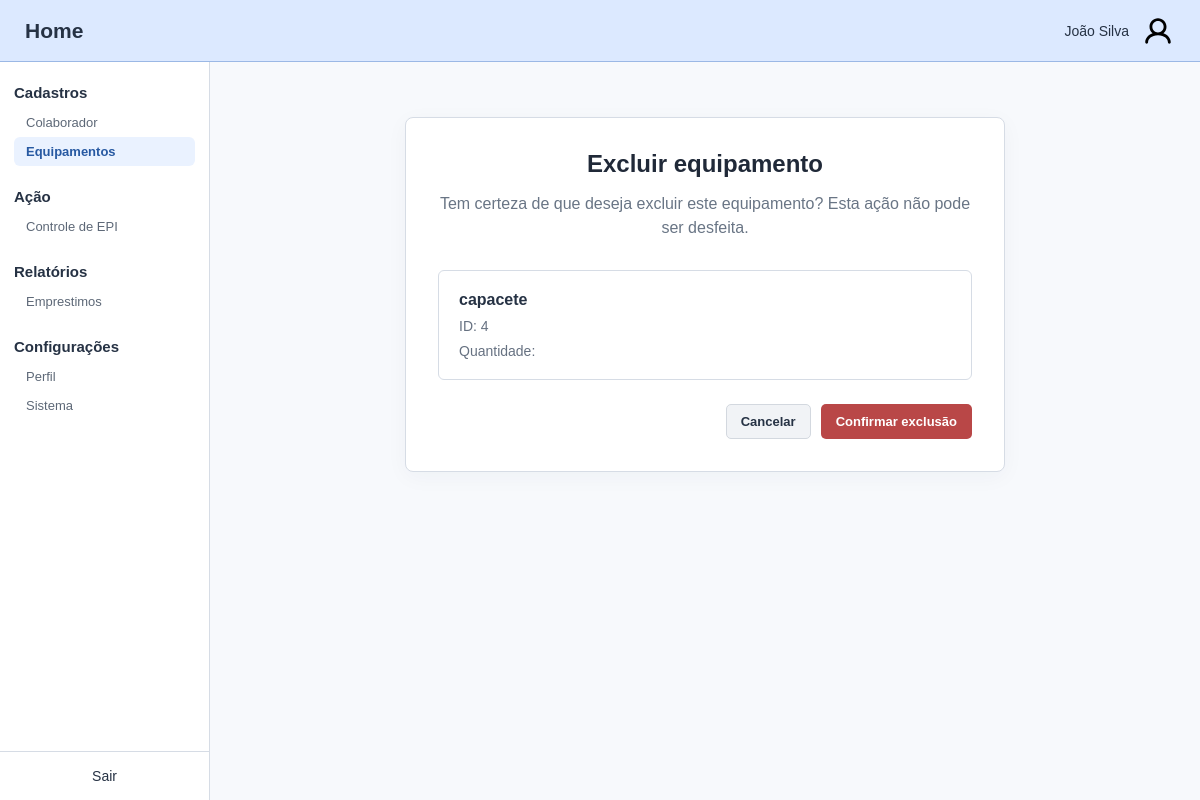
/equipamentos/excluir/4, run on an earlier commit of the app's database.
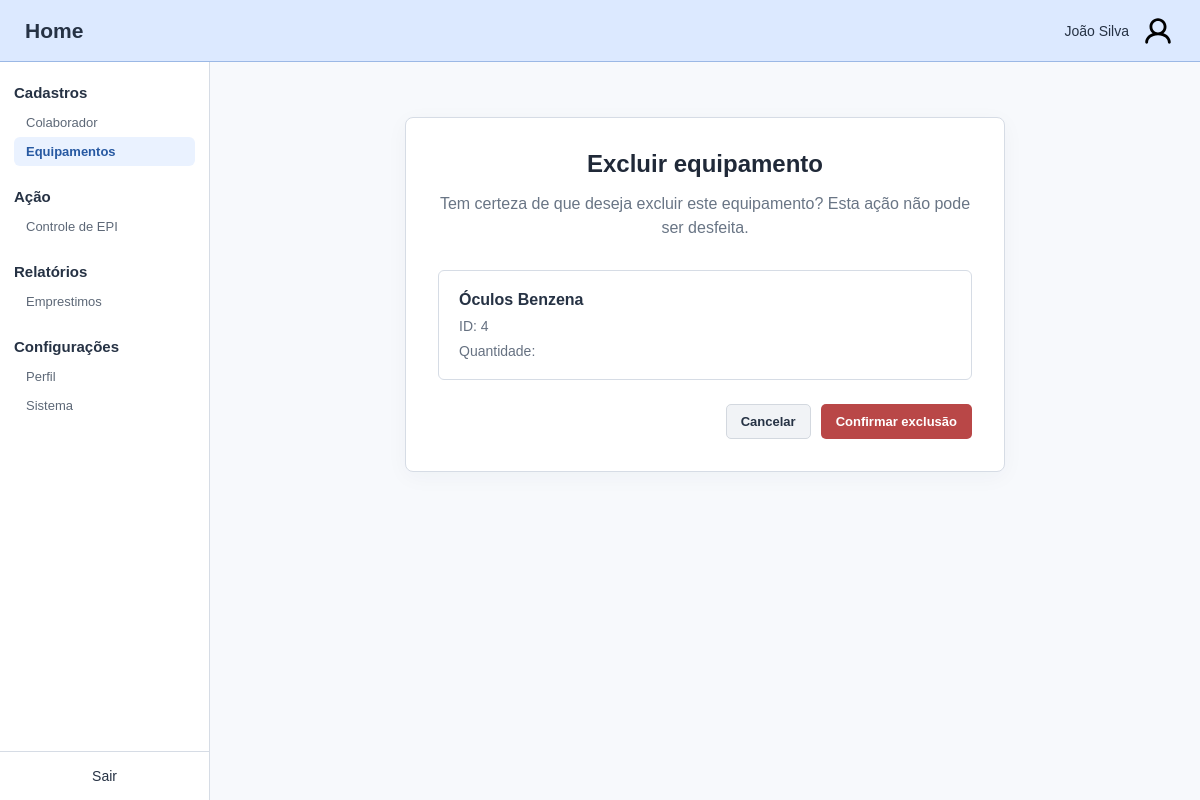
And on a later commit of the database.
### nucleo/models.py (models this page shows, shortened)
class TipoEquipamento(models.Model):
    CATEGORIA_CHOICES = [
         ('CABECA', 'Cabeça'),
         ('FACE','Face'),
         ('AUDITIVO','Auditivo'),
         ('RESPIRATORIO', 'Respiratório'),
         ('TRONCO', 'Tronco'),
         ('MEMBROS_SUPERIORES', 'Membros superiores'),
         ('MEMBROS_INFERIORES', 'Membros inferiores'),
         ('QUEDAS', 'Quedas'),
    ]
    nome = models.CharField(max_length=30, null=False, blank=False)
    descricao = models.CharField(max_length=100)
    categoria = models.CharField(max_length=30, null=False, choices=CATEGORIA_CHOICES, blank=False)

### nucleo/views.py (the view)
# urls.py: path('equipamentos/excluir/<int:id>', views.excluir_equipamento, name='equipamentos-excluir'),
def excluir_equipamento(req, id):
    equipamento = get_object_or_404(TipoEquipamento, id=id)
    if req.method == 'POST':
        equipamento.delete()
        messages.success(req, "Deletado com sucesso!")
        return redirect('equipamentos-inicial')
    return render(req, 'nucleo/forms/equipamentos/excluir_equipamento.html', {
        'equipamento': equipamento,
    })

### nucleo/templates/nucleo/forms/equipamentos/excluir_equipamento.html (shortened to what this page needs)
{% extends 'nucleo/base.html' %}
{% block content %}
<section class="content-card form-card">
    <h1>Excluir equipamento</h1>
    <p class="description">Tem certeza de que deseja excluir este equipamento? Esta ação não pode ser desfeita.</p>
    <div class="delete-summary"><strong>{{ equipamento.nome }}</strong><span>ID: {{ equipamento.id }}</span><span>Quantidade: {{ equipamento.quantidade }}</span></div>
    <form method="post" action="{% url 'equipamentos-excluir' equipamento.id %}">
        <div class="form-actions"><a class="button button-secondary" href="{% url 'equipamentos-inicial' %}">Cancelar</a><button class="button button-danger" type="submit">Confirmar exclusão</button></div>
    </form>
</section>
{% endblock %}

What changed in the data, as far as the page shows it:
changed TipoEquipamento id 4: nome "capacete" → "Óculos Benzena"
